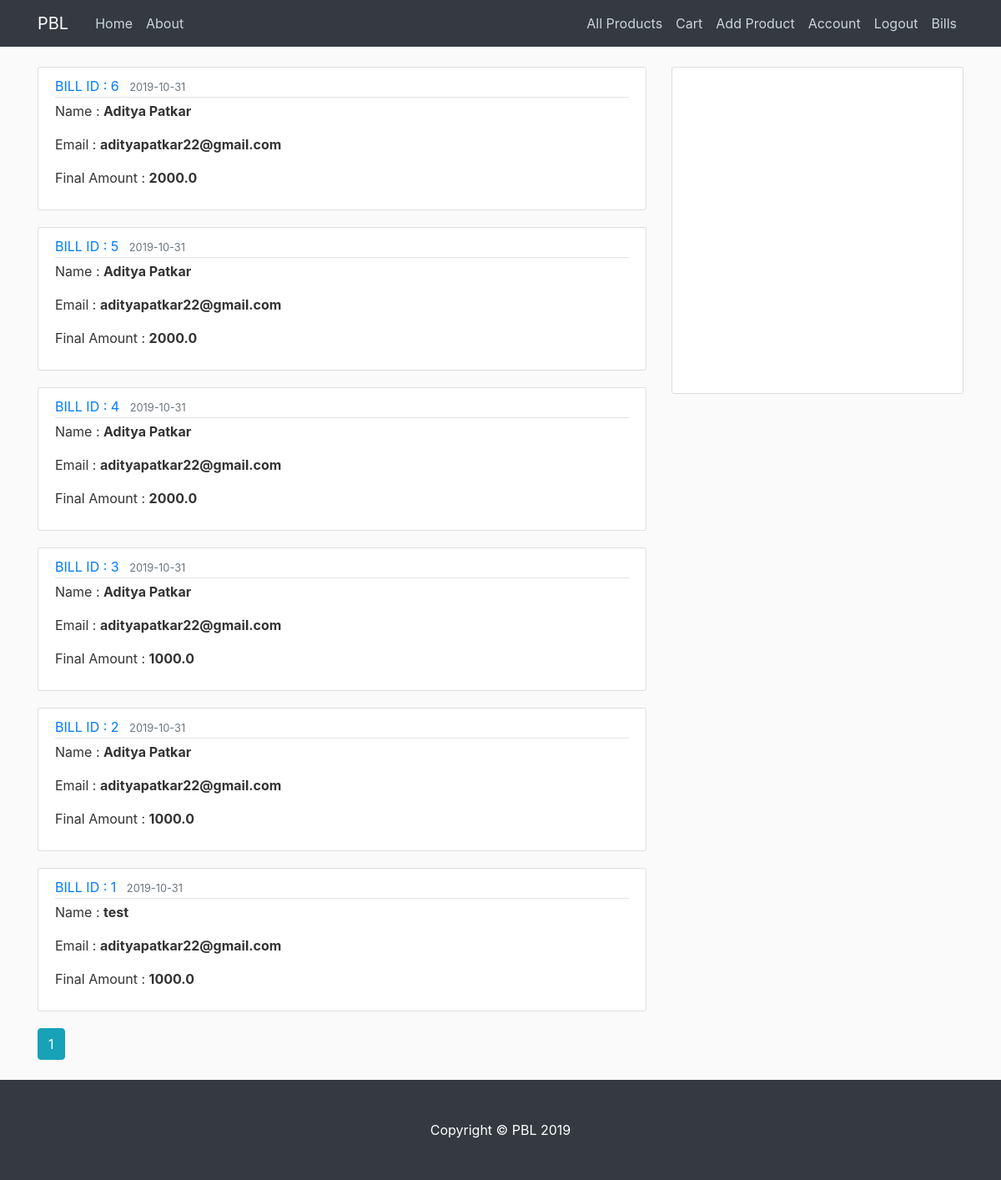
The app's page /bill (signed in), older data.
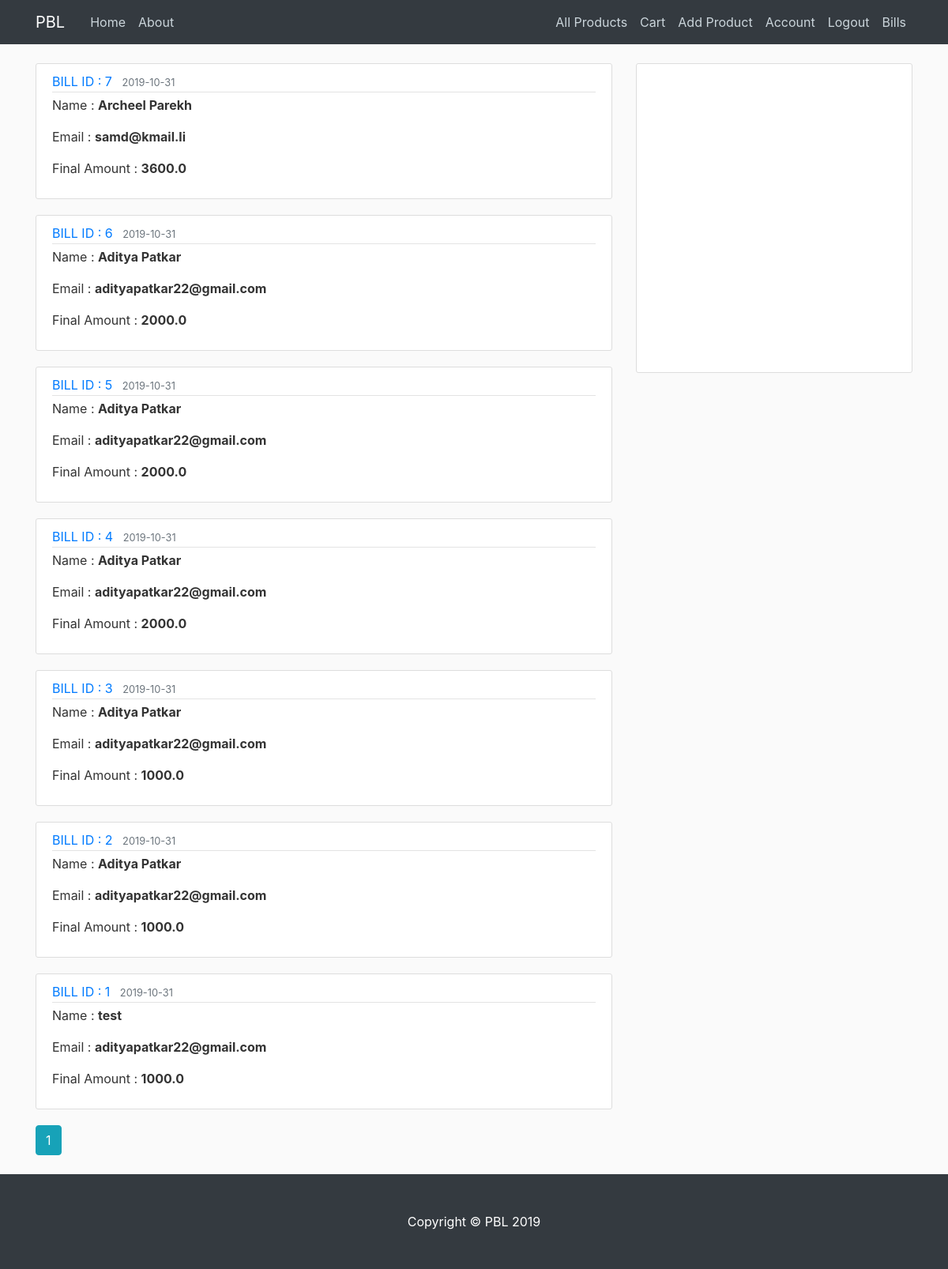
The same page, newer data.
### pbl/models.py (models this page shows, shortened)
class Bill(db.Model):
    id = db.Column(db.Integer, primary_key=True)
    bill_products = db.relationship('Bill_Products', backref='bill', lazy=True)
    user_id = db.Column(db.Integer, db.ForeignKey('user.id'), nullable=False)
    total = db.Column(db.Float, nullable=False)
    discount = db.Column(db.Float, nullable=False)
    final_price = db.Column(db.Float, nullable=False)
    name = db.Column(db.String(100), nullable=False)
    email = db.Column(db.String(120), nullable=False)
    phonenumber = db.Column(db.String(10), nullable=False)
    date_created = db.Column(db.DateTime, nullable=False, default=datetime.utcnow)

### pbl/routes.py (the view)
@app.route("/bill",methods=["GET","POST"])
@login_required
def all_bill():
    newbill=produce_graph()
    page = request.args.get('page', 1, type=int)
    p = list(Bill.query.filter_by(author=current_user))
    bills = Bill.query.filter_by(author=current_user)\
        .order_by(Bill.date_created.desc())\
        .paginate(page=page, per_page=10)
    if len(p)==0:
        flash('No bill present','info')
    return render_template('view_all_bills.html',title="Bill", bills = bills,newbill=newbill) if len(p)>0 else redirect(url_for('home'))

### pbl/models.py (called while the page is built)
@login_manager.user_loader
def load_user(user_id):
    return User.query.get(int(user_id))

### pbl/routes.py (called while the page is built)
def produce_graph():
    if not current_user.is_authenticated:
        bills=Bill.query.filter().all()
        bills=list(filter(lambda x: float((x.date_created - datetime.now()).total_seconds())<604800,bills))
        newbill={"Mon":0,"Tue":0,"Wed":0,"Thu":0,"Fri":0,"Sat":0,"Sun":0}
        for x in bills:
            newbill[x.date_created.strftime("%a")]+=1
        return newbill
    else:
        bills=Bill.query.filter_by(author=current_user)
        bills=list(filter(lambda x: float((x.date_created - datetime.now()).total_seconds())<604800,bills))
        newbill={"Mon":0,"Tue":0,"Wed":0,"Thu":0,"Fri":0,"Sat":0,"Sun":0}
        for x in bills:
            newbill[x.date_created.strftime("%a")]+=1
        return newbill

### pbl/templates/view_all_bills.html
{% extends "layout.html" %}
{% block content %}
    {% for bill in bills.items %}
        <article class="media content-section">
          <div class="media-body">
            <div class="article-metadata">
              <a class="mr-2" href="{{ url_for('particular_bill', bill_id=bill.id) }}">BILL ID : {{ bill.id }}</a>
              <small class="text-muted">{{ bill.date_created.strftime('%Y-%m-%d') }}</small>
            </div>
            <div class="article-footer">
                <p>Name : <b>{{ bill.name }}</b></p>
                <p>Email : <b>{{ bill.email }}</b></p>
                <p class="article-content">Final Amount : <b>{{ bill.final_price }}</b></p>
            </div>
          </div>
        </article>
    {% endfor %}
    {% for page_num in bills.iter_pages(left_edge=1, right_edge=1, left_current=1, right_current=2) %}
      {% if page_num %}
        {% if bills.page == page_num %}
          <a class="btn btn-info mb-4" href="{{ url_for('home', page=page_num) }}">{{ page_num }}</a>
        {% else %}
          <a class="btn btn-outline-info mb-4" href="{{ url_for('home', page=page_num) }}">{{ page_num }}</a>
        {% endif %}
      {% else %}
        ...
      {% endif %}
    {% endfor %}
{% endblock content %}

### pbl/templates/layout.html (shortened to what this page needs)
<!DOCTYPE html>
<html>
<head>
    <link rel="stylesheet" href="https://maxcdn.bootstrapcdn.com/bootstrap/4.0.0/css/bootstrap.min.css">
    <link rel="stylesheet" type="text/css" href="{{ url_for('static', filename='main.css') }}">
</head>
<body>
    <header class="site-header">
      <nav class="navbar navbar-expand-md navbar-dark bg-dark fixed-top">
        <div class="container">
          <a class="navbar-brand mr-4" href="/">PBL</a>
          <div class="collapse navbar-collapse" id="navbarToggle">
            <div class="navbar-nav mr-auto">
              <a class="nav-item nav-link" href="{{ url_for('home') }}">Home</a>
              <a class="nav-item nav-link" href="{{ url_for('about') }}">About</a>
            </div>
            <div class="navbar-nav">
              {% if current_user.is_authenticated %}
                <a class="nav-item nav-link" href="{{ url_for('all_products') }}">All Products</a>
                <a class="nav-item nav-link" href="{{ url_for('cart') }}">Cart</a>
                <a class="nav-item nav-link" href="{{ url_for('new_product') }}">Add Product</a>
                <a class="nav-item nav-link" href="{{ url_for('account') }}">Account</a>
                <a class="nav-item nav-link" href="{{ url_for('logout') }}">Logout</a>
                <a class="nav-item nav-link" href="{{ url_for('all_bill') }}">Bills</a>
              {% else %}
                <a class="nav-item nav-link" href="{{ url_for('login') }}">Login</a>
                <a class="nav-item nav-link" href="{{ url_for('register') }}">Register</a>
              {% endif %}
            </div>
          </div>
        </div>
      </nav>
    </header>
    <main role="main" class="container">
      <div class="row">
        <div class="col-md-8">
          {% block content %}{% endblock %}
        </div>
        <div class="col-md-4">
          <div class="content-section">
              <div id="chartContainer" style="height: 370px; width: 100%;"></div>
          </div>
        </div>
      </div>
    </main>
    <footer class="py-5 bg-dark">
      <div class="container">
        <p class="m-0 text-center text-white">Copyright &copy; PBL 2019</p>
      </div>
    </footer>
</body>
</html>

### pbl/static/main.css (style rules this page uses)
body { background: #fafafa; color: #333333; margin-top: 5rem; }
.site-header .navbar-nav .nav-link { color: #cbd5db; }
.content-section { background: #ffffff; padding: 10px 20px; border: 1px solid #dddddd; border-radius: 3px; margin-bottom: 20px; }
.article-content { white-space: pre-line; }
.article-metadata { padding-bottom: 1px; margin-bottom: 4px; border-bottom: 1px solid #e3e3e3 }

Row changes from the older to the newer data that the page shows:
added Bill: id "7", date_created "2019-10-31", name "Archeel Parekh", email "samd@kmail.li", final_price "3600.0"
